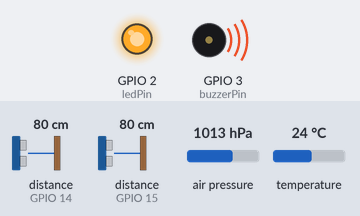
Recording of a program running on a simulated ESP8266 (NodeMCU). Parts: output pins drawn as LEDs (lit = HIGH), buzzer (waves = sounding). Dashed ring = blinking. The test bench sets the inputs (shaded band); at power-on: distance to the obstacle (sensors on GPIO 14, GPIO 15) 80 cm, air pressure 1013 hPa, temperature 24 °C. The echo pulse lasts 58.3 µs per cm; WiFi joins after 1.5 s; servers stay silent unless stated; network time is answered at once with the bench clock; uploads are accepted with an empty reply; the local clock reads 2024-03-15 10:24:30 at power-on unless the program sets it; what the program prints to the serial monitor is not drawn.

Above: at 3.0 s.
3.1 s: distance to the obstacle (sensor on GPIO 14) set to 73 cm
At 4.0 s:
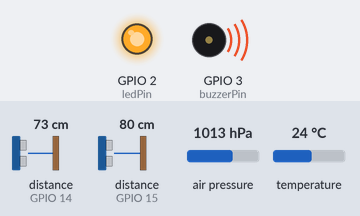
5.5 s: distance to the obstacle (sensor on GPIO 15) set to 43 cm
9.5 s: distance to the obstacle (sensor on GPIO 15) set to 35 cm
At 10.7 s:
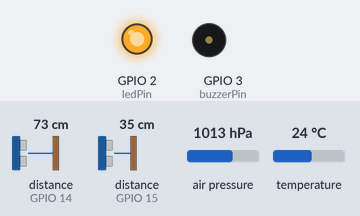
15.5 s: distance to the obstacle (sensor on GPIO 14) set to 120 cm
At 18.9 s:
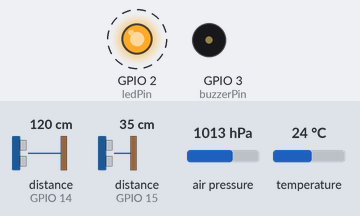
19.0 s: distance to the obstacle (sensor on GPIO 14) set to 18 cm
At 19.7 s:
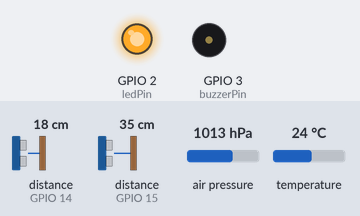
Timing chart, 0 to 22.0 s (numbered marks = the images above; inputs shaded):
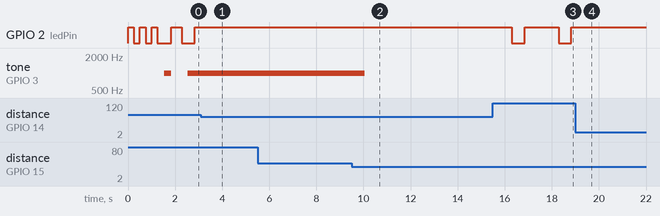

The program:

main.cpp
```cpp
// ╔══════════════════════════════════════════════════════════════╗
// ║       DOMESTIC ANIMAL MONITORING SYSTEM — CATTLE  v3        ║
// ║  ESP8266 + BMP280 + HC-SR04 x2 + Buzzer + LED               ║
// ╚══════════════════════════════════════════════════════════════╝

#include <Arduino.h>
#include <Wire.h>
#include <SPI.h>
#include <Adafruit_BMP280.h>        // ← BMP280 library
#include <ESP8266WiFi.h>
#include <WiFiClientSecure.h>
#include <NTPClient.h>
#include <WiFiUdp.h>
#include <NewPing.h>

// ── Credentials ───────────────────────────────────────────────
static constexpr char ssid[]     = "POCO X5 Pro 5G";
static constexpr char password[] = "Domain_99";
#define DATABASE_HOST              "iot-project-29231-default-rtdb.firebaseio.com"

// ── Pin Definitions ───────────────────────────────────────────
static constexpr uint8_t  ledPin          = 2;
static constexpr uint8_t  buzzerPin       = 3;

//  HC-SR04 #2 — Food level
static constexpr uint8_t  triggerPin      = 13;
static constexpr uint8_t  echoPin         = 15;

//  HC-SR04 #1 — Cattle presence
#define OBJECT_TRIGGER_PIN                  12
#define OBJECT_ECHO_PIN                     14

static constexpr uint16_t maxDistanceCm   = 200;
static constexpr uint16_t sensorHeightCm  = 50;   // cm from sensor to empty tray bottom

// ── Thresholds ────────────────────────────────────────────────
static constexpr float    CATTLE_DIST_CM  = 80.0; // cattle present if object closer than this
static constexpr int      FOOD_LOW_PCT    = 20;

// ── BMP280 & NTP Config ───────────────────────────────────────
static constexpr uint8_t  bmp280Address        = 0x76;
static constexpr float    seaLevelPressure     = 1013.25f;
static constexpr int      timeOffsetSeconds    = 19800;    // IST UTC+5:30
static constexpr int      timeUpdateIntervalMs = 60000;
static constexpr unsigned long SEND_INTERVAL   = 2000;
static unsigned long      lastSend             = 0;

// ── Visit / Feeding tracking ──────────────────────────────────
static int           visitCount       = 0;
static bool          wasPresent       = false;
static unsigned long presenceStartMs  = 0;
static unsigned long feedingDurSec    = 0;

// Add these variables alongside the existing visit tracking vars
static int foodAtArrival   = 0;
static int foodAtDeparture = 0;
static int foodConsumed    = 0;

// ── Log buffer (last 20 entries) ─────────────────────────────
#define LOG_SIZE 20
static String logBuffer[LOG_SIZE];
static int    logIndex = 0;

// ── Objects ───────────────────────────────────────────────────
WiFiUDP          ntpUDP;
NTPClient        timeClient(ntpUDP, "pool.ntp.org", timeOffsetSeconds, timeUpdateIntervalMs);
Adafruit_BMP280  bmp;                                                        // BMP280
NewPing          sonar(triggerPin, echoPin, maxDistanceCm);                  // Food level
NewPing          objectSonar(OBJECT_TRIGGER_PIN, OBJECT_ECHO_PIN, maxDistanceCm); // Presence
WiFiClientSecure client;

// ── Sensor Data Struct ────────────────────────────────────────
struct SensorReadings {
    float        temperature   = 0.0f;
    int          pressure      = 0;
    int          altitude      = 0;
    int          food_pct      = 0;
    unsigned int objectDistCm  = 0;
    bool         cattlePresent = false;
    String       timestamp;
};

// ════════════════════════════════════════════════════════════════
//  LOG SYSTEM
// ════════════════════════════════════════════════════════════════
static void addLog(const String &msg) {
    String entry = "[" + timeClient.getFormattedTime() + "] " + msg;
    logBuffer[logIndex % LOG_SIZE] = entry;
    logIndex++;
    Serial.println(entry);
}

static void printAllLogs() {
    Serial.println("\n╔══════════ EVENT LOG ══════════╗");
    int total = min(logIndex, LOG_SIZE);
    int start = (logIndex > LOG_SIZE) ? (logIndex % LOG_SIZE) : 0;
    for (int i = 0; i < total; i++) {
        Serial.println("  " + logBuffer[(start + i) % LOG_SIZE]);
    }
    Serial.println("╚═══════════════════════════════╝\n");
}

// ════════════════════════════════════════════════════════════════
//  UTILITY
// ════════════════════════════════════════════════════════════════
static void blinkLed(uint8_t pin, unsigned long intervalMs) {
    digitalWrite(pin, HIGH); delay(intervalMs);
    digitalWrite(pin, LOW);  delay(intervalMs);
}


static void blinkPresence(bool present) {
    if (present) {
        // presence detected
        digitalWrite(ledPin, HIGH);
    } else {
        // slower pulse for no presence
        blinkLed(ledPin, 250);
    }
}

static void updateFoodBuzzer(bool foodLow) {
    if (foodLow) {
        tone(buzzerPin, 1000);
    } else {
        noTone(buzzerPin);
    }
}

// ════════════════════════════════════════════════════════════════
//  WIFI
// ════════════════════════════════════════════════════════════════
static void connectToWiFi() {
    Serial.print("Connecting to WiFi");
    WiFi.begin(ssid, password);
    while (WiFi.status() != WL_CONNECTED) {
        blinkLed(ledPin, 250);
        Serial.print('.');
    }
    Serial.println("\nConnected: " + WiFi.localIP().toString());
}

void reconnectWiFi() {
    Serial.println("WiFi lost — reconnecting...");
    WiFi.reconnect();
    unsigned long start = millis();
    while (millis() - start < 5000) {
        blinkLed(ledPin, 100);
        Serial.print(".");
    }
    if (WiFi.status() == WL_CONNECTED) {
        digitalWrite(ledPin, HIGH);
        Serial.println("\nReconnected!");
    } else {
        digitalWrite(ledPin, LOW);
        Serial.println("\nReconnect failed — trying next loop");
    }
}

// ════════════════════════════════════════════════════════════════
//  BMP280 INIT
// ════════════════════════════════════════════════════════════════
static void configureBmp280() {
    // SDA = GPIO4, SCL = GPIO5
    Wire.begin(4, 5);
    if (!bmp.begin(bmp280Address)) {
        Serial.println(F("BMP280 not found! Check: SDA=GPIO4 SCL=GPIO5"));
        while (true) delay(100);
    }
    bmp.setSampling(Adafruit_BMP280::MODE_NORMAL,
                    Adafruit_BMP280::SAMPLING_X2,
                    Adafruit_BMP280::SAMPLING_X16,
                    Adafruit_BMP280::FILTER_X16,
                    Adafruit_BMP280::STANDBY_MS_500);
    Serial.println("BMP280 ready.");
}

// ════════════════════════════════════════════════════════════════
//  SENSORS
// ════════════════════════════════════════════════════════════════
static SensorReadings gatherSensorData() {
    SensorReadings data;

    data.timestamp   = timeClient.getFormattedTime();

    // BMP280
    data.temperature = bmp.readTemperature();                    // °C
    data.pressure    = bmp.readPressure() / 100;                 // Pa → hPa
    data.altitude    = bmp.readAltitude(seaLevelPressure);       // metres (calc from pressure)

    // Food level — HC-SR04 #2
    unsigned int rawCm = sonar.ping_cm();
    // 0 cm (sensor blocked = tray full) = 100%; sensorHeightCm (empty tray) = 0%
    data.food_pct = constrain(map(rawCm, 0, sensorHeightCm, 100, 0), 0, 100);

    // Cattle presence — HC-SR04 #1
    data.objectDistCm  = objectSonar.ping_cm();
    data.cattlePresent = (data.objectDistCm > 0 && data.objectDistCm < (unsigned int)CATTLE_DIST_CM);

    return data;
}

static void updateVisitTracking(bool present) {
    if (present && !wasPresent) {
        presenceStartMs = millis();
        visitCount++;
        foodAtArrival = gatherSensorData().food_pct;  // snapshot on arrival
        addLog("Cattle ARRIVED — Visit #" + String(visitCount) +
               " | Food: " + String(foodAtArrival) + "%");
    }
    if (!present && wasPresent) {
        feedingDurSec  = (millis() - presenceStartMs) / 1000;
        foodAtDeparture = gatherSensorData().food_pct; // snapshot on departure
        foodConsumed    = foodAtArrival - foodAtDeparture;
        if (foodConsumed < 0) foodConsumed = 0;        // guard sensor noise
        addLog("Cattle LEFT — Duration: " + String(feedingDurSec) +
               "s | Consumed: " + String(foodConsumed) + "%");
    }
    wasPresent = present;
}

static void printSensorData(const SensorReadings &data) {
    Serial.println("── Sensor Data ──────────────");
    Serial.println("Time          : " + data.timestamp);
    Serial.print  ("Temperature   : "); Serial.print(data.temperature, 2); Serial.println(" °C");
    Serial.print  ("Pressure      : "); Serial.print(data.pressure);       Serial.println(" hPa");
    Serial.print  ("Altitude      : "); Serial.print(data.altitude);       Serial.println(" m  (calc from pressure)");
    Serial.print  ("Food Level    : "); Serial.print(data.food_pct);       Serial.println(" %");
    Serial.print  ("Object Dist   : "); Serial.print(data.objectDistCm);   Serial.println(" cm");
    Serial.println("Cattle Present: " + String(data.cattlePresent ? "YES ✓" : "NO"));
    Serial.println("Visit Count   : " + String(visitCount));
    Serial.println("Last Feed Dur : " + String(feedingDurSec) + " s");
    Serial.println("─────────────────────────────");
}

// ════════════════════════════════════════════════════════════════
//  VISIT & FEEDING DURATION TRACKING
// ════════════════════════════════════════════════════════════════

// ════════════════════════════════════════════════════════════════
//  ALERTS
// ════════════════════════════════════════════════════════════════
static void handleAlerts(const SensorReadings &data) {
    if (data.food_pct < FOOD_LOW_PCT) {
        addLog("ALERT: FOOD LOW — " + String(data.food_pct) + "% — REFILL REQUIRED");
    }
}

// ════════════════════════════════════════════════════════════════
//  FIREBASE
// ════════════════════════════════════════════════════════════════
void sendToFirebase(float temp,
                    int   pressure,
                    int   food_pct,
                    int   altitude,
                    unsigned int objectDist,
                    bool  cattlePresent)
{

    String json = "{";
    json += "\"temperature\":"        + String(temp, 1)               + ",";
    json += "\"pressure\":"           + String(pressure)              + ",";
    json += "\"altitude\":"           + String(altitude)              + ",";
    json += "\"food\":"               + String(food_pct)              + ",";
    json += "\"object_distance\":"    + String(objectDist)            + ",";
    json += "\"cattle_present\":"     + String(cattlePresent ? 1 : 0) + ",";
    json += "\"visit_count\":"        + String(visitCount)            + ",";
    json += "\"feeding_duration\":"   + String(feedingDurSec)         + ",";
    json += "\"food_at_arrival\":"    + String(foodAtArrival)         + ",";
    json += "\"food_at_departure\":"  + String(foodAtDeparture)       + ",";
    json += "\"food_consumed\":"      + String(foodConsumed)          ;
    json += "}";

    Serial.println("Sending: " + json);

    if (!client.connect(DATABASE_HOST, 443)) {
        Serial.println("Firebase connection failed!");
        addLog("Firebase connection FAILED");
        return;
    }

    client.println("PUT /readings/latest.json HTTP/1.1");
    client.println("Host: " + String(DATABASE_HOST));
    client.println("Content-Type: application/json");
    client.println("Content-Length: " + String(json.length()));
    client.println("Connection: close");
    client.println();
    client.print(json);

    unsigned long timeout = millis();
    while (client.available() == 0) {
        if (millis() - timeout > 5000) {
            Serial.println("Firebase timeout!");
            addLog("Firebase TIMEOUT");
            client.stop();
            return;
        }
    }
    while (client.available()) Serial.write(client.read());
    Serial.println();
    client.stop();
}

// ════════════════════════════════════════════════════════════════
//  SETUP
// ════════════════════════════════════════════════════════════════
void setup() {
    Serial.begin(115200);

    pinMode(ledPin,    OUTPUT);
    pinMode(buzzerPin, OUTPUT);
    noTone(buzzerPin);

    // 1. WiFi FIRST (same order as your working code)
    connectToWiFi();

    // 2. Firebase SSL
    client.setInsecure();
    Serial.println("Firebase HTTP ready!");

    // 3. NTP
    timeClient.begin();
    timeClient.update();

    // 4. BMP280 (Wire.begin happens inside, after WiFi is up)
    configureBmp280();

    // Startup beep
    tone(buzzerPin, 1000); delay(300); noTone(buzzerPin);

    addLog("System started. IP: " + WiFi.localIP().toString());
}

// ════════════════════════════════════════════════════════════════
//  LOOP
// ════════════════════════════════════════════════════════════════
void loop() {
    digitalWrite(ledPin, HIGH);

    if (WiFi.status() != WL_CONNECTED) {
        reconnectWiFi();
        return;
    }

    timeClient.update();

    if (millis() - lastSend > SEND_INTERVAL) {
        lastSend = millis();

        const SensorReadings data = gatherSensorData();
        printSensorData(data);

        blinkPresence(data.cattlePresent);
        updateFoodBuzzer(data.food_pct < FOOD_LOW_PCT);
        updateVisitTracking(data.cattlePresent);
        handleAlerts(data);

        sendToFirebase(data.temperature,
                       data.pressure,
                       data.food_pct,
                       data.altitude,
                       data.objectDistCm,
                       data.cattlePresent);

        // Auto-print logs every 10 sends (~20 sec)
        if ((lastSend / SEND_INTERVAL) % 10 == 0) {
            printAllLogs();
        }
    }
}

// ════════════════════════════════════════════════════════════════
//  SERIAL COMMAND — type 'L' in Serial Monitor to print logs
// ════════════════════════════════════════════════════════════════
void serialEvent() {
    while (Serial.available()) {
        char c = (char)Serial.read();
        if (c == 'L' || c == 'l') {
            printAllLogs();
        }
    }
}
```

Measured:
- the behaviour switches between 41 and 40 cm on distance to the obstacle (sensor on GPIO 15) (found by bisection; images 1 and 2)
- after the input at 3.1 s, GPIO 2 (ledPin): stays HIGH (without the input it goes to LOW after 1.2 s)
- after the input at 5.5 s, every drawn part: stays the same
- after the input at 9.5 s, tone on GPIO 3 (buzzerPin): 1000 Hz → silent after 0.55 s
- after the input at 15.5 s, GPIO 2 (ledPin): alternates HIGH for 1.5 s and LOW for 0.54 s, starting after 0.80 s
- after the input at 19.0 s, GPIO 2 (ledPin): stays HIGH (without the input it goes to LOW after 1.3 s)
